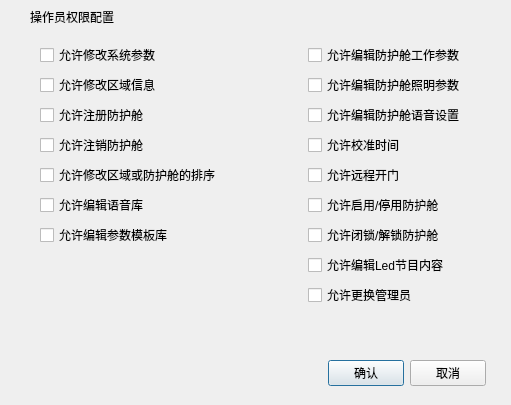
<?xml version="1.0" encoding="UTF-8"?>
<ui version="4.0">
 <class>frmGuestPermissionConfig</class>
 <widget class="QDialog" name="frmGuestPermissionConfig">
  <property name="geometry">
   <rect>
    <x>0</x>
    <y>0</y>
    <width>511</width>
    <height>405</height>
   </rect>
  </property>
  <property name="windowTitle">
   <string>操作员权限配置</string>
  </property>
  <layout class="QGridLayout" name="gridLayout">
   <property name="leftMargin">
    <number>0</number>
   </property>
   <property name="topMargin">
    <number>0</number>
   </property>
   <property name="rightMargin">
    <number>0</number>
   </property>
   <property name="bottomMargin">
    <number>0</number>
   </property>
   <property name="spacing">
    <number>0</number>
   </property>
   <item row="0" column="0">
    <widget class="QWidget" name="widget_title" native="true">
     <property name="sizePolicy">
      <sizepolicy hsizetype="Preferred" vsizetype="Fixed">
       <horstretch>0</horstretch>
       <verstretch>0</verstretch>
      </sizepolicy>
     </property>
     <property name="minimumSize">
      <size>
       <width>100</width>
       <height>33</height>
      </size>
     </property>
     <layout class="QHBoxLayout" name="horizontalLayout_2">
      <property name="spacing">
       <number>0</number>
      </property>
      <property name="leftMargin">
       <number>0</number>
      </property>
      <property name="topMargin">
       <number>0</number>
      </property>
      <property name="rightMargin">
       <number>0</number>
      </property>
      <property name="bottomMargin">
       <number>0</number>
      </property>
      <item>
       <widget class="QLabel" name="lab_Ico">
        <property name="sizePolicy">
         <sizepolicy hsizetype="Minimum" vsizetype="Preferred">
          <horstretch>0</horstretch>
          <verstretch>0</verstretch>
         </sizepolicy>
        </property>
        <property name="minimumSize">
         <size>
          <width>30</width>
          <height>0</height>
         </size>
        </property>
        <property name="text">
         <string/>
        </property>
        <property name="alignment">
         <set>Qt::AlignCenter</set>
        </property>
       </widget>
      </item>
      <item>
       <widget class="QLabel" name="lab_Title">
        <property name="sizePolicy">
         <sizepolicy hsizetype="Expanding" vsizetype="Preferred">
          <horstretch>0</horstretch>
          <verstretch>0</verstretch>
         </sizepolicy>
        </property>
        <property name="styleSheet">
         <string notr="true">font: 10pt &quot;微软雅黑&quot;;</string>
        </property>
        <property name="text">
         <string>操作员权限配置</string>
        </property>
        <property name="alignment">
         <set>Qt::AlignLeading|Qt::AlignLeft|Qt::AlignVCenter</set>
        </property>
       </widget>
      </item>
      <item>
       <widget class="QWidget" name="widget_menu" native="true">
        <property name="sizePolicy">
         <sizepolicy hsizetype="Minimum" vsizetype="Preferred">
          <horstretch>0</horstretch>
          <verstretch>0</verstretch>
         </sizepolicy>
        </property>
        <layout class="QHBoxLayout" name="horizontalLayout">
         <property name="spacing">
          <number>0</number>
         </property>
         <property name="leftMargin">
          <number>0</number>
         </property>
         <property name="topMargin">
          <number>0</number>
         </property>
         <property name="rightMargin">
          <number>0</number>
         </property>
         <property name="bottomMargin">
          <number>0</number>
         </property>
         <item>
          <widget class="QPushButton" name="btnMenu">
           <property name="enabled">
            <bool>false</bool>
           </property>
           <property name="sizePolicy">
            <sizepolicy hsizetype="Minimum" vsizetype="Expanding">
             <horstretch>0</horstretch>
             <verstretch>0</verstretch>
            </sizepolicy>
           </property>
           <property name="minimumSize">
            <size>
             <width>31</width>
             <height>0</height>
            </size>
           </property>
           <property name="cursor">
            <cursorShape>ArrowCursor</cursorShape>
           </property>
           <property name="focusPolicy">
            <enum>Qt::NoFocus</enum>
           </property>
           <property name="toolTip">
            <string/>
           </property>
           <property name="text">
            <string/>
           </property>
           <property name="flat">
            <bool>true</bool>
           </property>
          </widget>
         </item>
         <item>
          <widget class="QPushButton" name="btnMenu_Max">
           <property name="enabled">
            <bool>false</bool>
           </property>
           <property name="sizePolicy">
            <sizepolicy hsizetype="Minimum" vsizetype="Expanding">
             <horstretch>0</horstretch>
             <verstretch>0</verstretch>
            </sizepolicy>
           </property>
           <property name="minimumSize">
            <size>
             <width>31</width>
             <height>0</height>
            </size>
           </property>
           <property name="cursor">
            <cursorShape>ArrowCursor</cursorShape>
           </property>
           <property name="focusPolicy">
            <enum>Qt::NoFocus</enum>
           </property>
           <property name="toolTip">
            <string/>
           </property>
           <property name="text">
            <string/>
           </property>
           <property name="flat">
            <bool>true</bool>
           </property>
          </widget>
         </item>
         <item>
          <widget class="QPushButton" name="btnMenu_Min">
           <property name="sizePolicy">
            <sizepolicy hsizetype="Minimum" vsizetype="Expanding">
             <horstretch>0</horstretch>
             <verstretch>0</verstretch>
            </sizepolicy>
           </property>
           <property name="minimumSize">
            <size>
             <width>31</width>
             <height>0</height>
            </size>
           </property>
           <property name="cursor">
            <cursorShape>ArrowCursor</cursorShape>
           </property>
           <property name="focusPolicy">
            <enum>Qt::NoFocus</enum>
           </property>
           <property name="toolTip">
            <string>最小化</string>
           </property>
           <property name="text">
            <string/>
           </property>
           <property name="flat">
            <bool>true</bool>
           </property>
          </widget>
         </item>
         <item>
          <widget class="QPushButton" name="btnMenu_Close">
           <property name="sizePolicy">
            <sizepolicy hsizetype="Minimum" vsizetype="Expanding">
             <horstretch>0</horstretch>
             <verstretch>0</verstretch>
            </sizepolicy>
           </property>
           <property name="minimumSize">
            <size>
             <width>40</width>
             <height>0</height>
            </size>
           </property>
           <property name="cursor">
            <cursorShape>ArrowCursor</cursorShape>
           </property>
           <property name="focusPolicy">
            <enum>Qt::NoFocus</enum>
           </property>
           <property name="toolTip">
            <string>关闭</string>
           </property>
           <property name="text">
            <string/>
           </property>
           <property name="flat">
            <bool>true</bool>
           </property>
          </widget>
         </item>
        </layout>
       </widget>
      </item>
     </layout>
    </widget>
   </item>
   <item row="1" column="0">
    <widget class="QWidget" name="widget_main" native="true">
     <property name="styleSheet">
      <string notr="true">font: 10pt &quot;微软雅黑&quot;;</string>
     </property>
     <widget class="QWidget" name="layoutWidget_4">
      <property name="geometry">
       <rect>
        <x>328</x>
        <y>326</y>
        <width>158</width>
        <height>29</height>
       </rect>
      </property>
      <layout class="QHBoxLayout" name="horizontalLayout_5">
       <item>
        <widget class="QPushButton" name="btnOK">
         <property name="text">
          <string>确认</string>
         </property>
         <property name="icon">
          <iconset resource="rc.qrc">
           <normaloff>:/image/btn_ok.png</normaloff>:/image/btn_ok.png</iconset>
         </property>
        </widget>
       </item>
       <item>
        <widget class="QPushButton" name="btnCancel">
         <property name="text">
          <string>取消</string>
         </property>
         <property name="icon">
          <iconset resource="rc.qrc">
           <normaloff>:/image/btn_close.png</normaloff>:/image/btn_close.png</iconset>
         </property>
        </widget>
       </item>
      </layout>
     </widget>
     <widget class="QWidget" name="layoutWidget">
      <property name="geometry">
       <rect>
        <x>40</x>
        <y>10</y>
        <width>425</width>
        <height>288</height>
       </rect>
      </property>
      <layout class="QHBoxLayout" name="horizontalLayout_3">
       <item>
        <layout class="QVBoxLayout" name="verticalLayout">
         <item>
          <widget class="QCheckBox" name="cbPermitEditSystemPar">
           <property name="text">
            <string>允许修改系统参数</string>
           </property>
          </widget>
         </item>
         <item>
          <widget class="QCheckBox" name="cbPermitEditAreaInfo">
           <property name="text">
            <string>允许修改区域信息</string>
           </property>
          </widget>
         </item>
         <item>
          <widget class="QCheckBox" name="cbPermitRegFangHuCang">
           <property name="text">
            <string>允许注册防护舱</string>
           </property>
          </widget>
         </item>
         <item>
          <widget class="QCheckBox" name="cbPermitLogoutFangHuCang">
           <property name="text">
            <string>允许注销防护舱</string>
           </property>
          </widget>
         </item>
         <item>
          <widget class="QCheckBox" name="checkBox_6">
           <property name="text">
            <string>允许修改区域或防护舱的排序</string>
           </property>
          </widget>
         </item>
         <item>
          <widget class="QCheckBox" name="cbPermitEditSoundLiabrary">
           <property name="text">
            <string>允许编辑语音库</string>
           </property>
          </widget>
         </item>
         <item>
          <widget class="QCheckBox" name="cbPermitEditModule">
           <property name="text">
            <string>允许编辑参数模板库</string>
           </property>
          </widget>
         </item>
         <item>
          <spacer name="verticalSpacer">
           <property name="orientation">
            <enum>Qt::Vertical</enum>
           </property>
           <property name="sizeHint" stdset="0">
            <size>
             <width>20</width>
             <height>40</height>
            </size>
           </property>
          </spacer>
         </item>
        </layout>
       </item>
       <item>
        <spacer name="horizontalSpacer">
         <property name="orientation">
          <enum>Qt::Horizontal</enum>
         </property>
         <property name="sizeHint" stdset="0">
          <size>
           <width>40</width>
           <height>20</height>
          </size>
         </property>
        </spacer>
       </item>
       <item>
        <layout class="QVBoxLayout" name="verticalLayout_2">
         <item>
          <widget class="QCheckBox" name="cbPermitEditFangHuCangPar">
           <property name="text">
            <string>允许编辑防护舱工作参数</string>
           </property>
          </widget>
         </item>
         <item>
          <widget class="QCheckBox" name="cbPermitEditZhaoMingPar">
           <property name="text">
            <string>允许编辑防护舱照明参数</string>
           </property>
          </widget>
         </item>
         <item>
          <widget class="QCheckBox" name="cbPermitEditVoicePar">
           <property name="text">
            <string>允许编辑防护舱语音设置</string>
           </property>
          </widget>
         </item>
         <item>
          <widget class="QCheckBox" name="cbPermitAdjustTime">
           <property name="text">
            <string>允许校准时间</string>
           </property>
          </widget>
         </item>
         <item>
          <widget class="QCheckBox" name="cbPermitOpenDoor">
           <property name="text">
            <string>允许远程开门</string>
           </property>
          </widget>
         </item>
         <item>
          <widget class="QCheckBox" name="cbPermitUseorNotusedFangHuCang">
           <property name="text">
            <string>允许启用/停用防护舱</string>
           </property>
          </widget>
         </item>
         <item>
          <widget class="QCheckBox" name="cbPermitLockorOpenFangHuCang">
           <property name="text">
            <string>允许闭锁/解锁防护舱</string>
           </property>
          </widget>
         </item>
         <item>
          <widget class="QCheckBox" name="cbPermitEditLedText">
           <property name="text">
            <string>允许编辑Led节目内容</string>
           </property>
          </widget>
         </item>
         <item>
          <widget class="QCheckBox" name="cbPermitChangeAdmin">
           <property name="text">
            <string>允许更换管理员</string>
           </property>
          </widget>
         </item>
         <item>
          <spacer name="verticalSpacer_2">
           <property name="orientation">
            <enum>Qt::Vertical</enum>
           </property>
           <property name="sizeHint" stdset="0">
            <size>
             <width>20</width>
             <height>40</height>
            </size>
           </property>
          </spacer>
         </item>
        </layout>
       </item>
      </layout>
     </widget>
    </widget>
   </item>
  </layout>
 </widget>
 <resources>
  <include location="rc.qrc"/>
 </resources>
 <connections/>
</ui>
